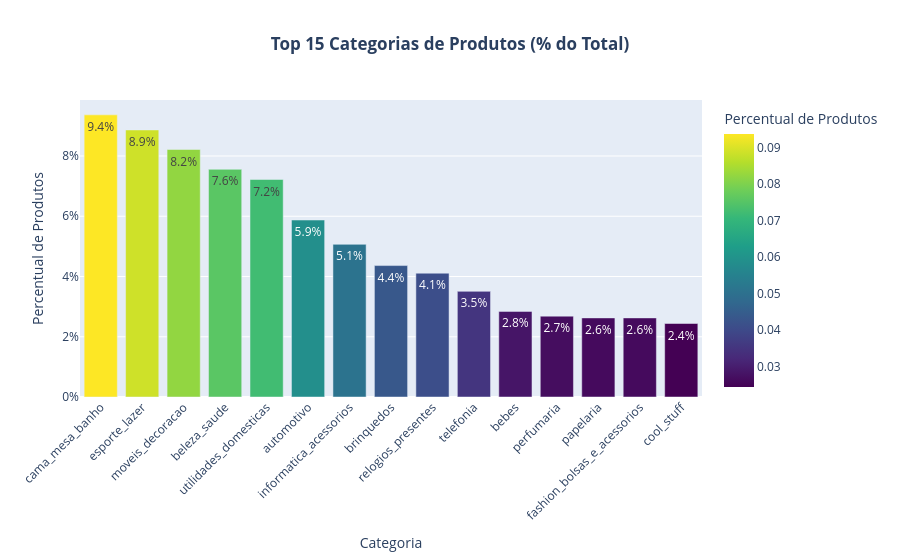
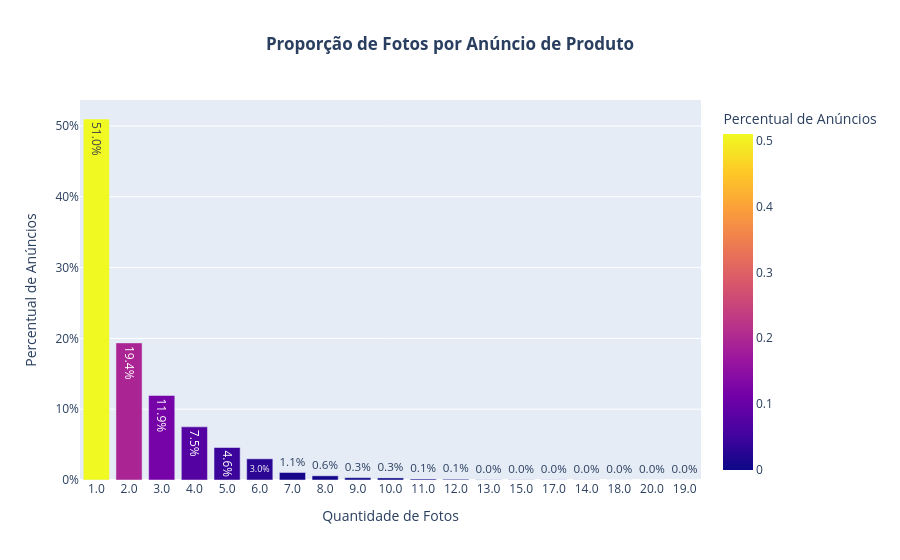

Write notebook code for charts like these, in order.
### Code cell
import pandas as pd
import plotly.express as px

# 1. Carrega os dados otimizados
tabela = pd.read_csv(
    "olist_products_dataset.csv",
    usecols=["product_category_name", "product_photos_qty"],
)

# 2. Calcula as proporções mantendo os valores numéricos decimais
contagem_category = (
    tabela["product_category_name"]
    .value_counts(normalize=True)
    .reset_index(name="Proporcao")
)
contagem_photos = (
    tabela["product_photos_qty"]
    .value_counts(normalize=True)
    .reset_index(name="Proporcao")
)

# 3. Gráfico 1: Top 15 Categorias de Produtos (Limitado para melhor visualização)
graph_category = px.bar(
    contagem_category.head(15),  # Mostra apenas as 15 maiores categorias
    x="product_category_name",
    y="Proporcao",
    title="<b>Top 15 Categorias de Produtos (% do Total)</b>",
    labels={
        "product_category_name": "Categoria",
        "Proporcao": "Percentual de Produtos",
    },
    text_auto=".1%",
    color="Proporcao",
    color_continuous_scale="Viridis",
)

graph_category.update_layout(
    title_x=0.5, xaxis_tickangle=-45, showlegend=False, yaxis_tickformat=".0%"
)

# 4. Gráfico 2: Quantidade de Fotos por Produto
# Convertemos a coluna para texto apenas no gráfico para tratar a quantidade de fotos como blocos individuais
graph_photos = px.bar(
    contagem_photos,
    x=contagem_photos["product_photos_qty"].astype(str),
    y="Proporcao",
    title="<b>Proporção de Fotos por Anúncio de Produto</b>",
    labels={
        "x": "Quantidade de Fotos",
        "Proporcao": "Percentual de Anúncios",
    },
    text_auto=".1%",
    color="Proporcao",
    color_continuous_scale="Plasma",
)

graph_photos.update_layout(title_x=0.5, showlegend=False, yaxis_tickformat=".0%")

# 5. Exibe os gráficos
graph_category.show()
graph_photos.show()

### Figure 1 — Plotly figure (JSON) as saved in the notebook; plotly's stock layout.template omitted (floating-point values rounded to 4 significant figures)
{"data": [{"hovertemplate": "Categoria=%{x}<br>Percentual de Produtos=%{marker.color}<extra></extra>", "legendgroup": "", "marker": {"color": [0.09366, 0.08865, 0.08216, 0.07557, 0.0722, 0.05875, 0.05068, 0.04363, 0.04109, 0.03506, 0.02842, 0.02684, 0.02625, 0.02625, 0.0244], "coloraxis": "coloraxis", "pattern": {"shape": ""}}, "name": "", "orientation": "v", "showlegend": false, "textposition": "auto", "texttemplate": "%{y:.1%}", "type": "bar", "x": ["cama_mesa_banho", "esporte_lazer", "moveis_decoracao", "beleza_saude", "utilidades_domesticas", "automotivo", "informatica_acessorios", "brinquedos", "relogios_presentes", "telefonia", "bebes", "perfumaria", "papelaria", "fashion_bolsas_e_acessorios", "cool_stuff"], "xaxis": "x", "y": [0.09366, 0.08865, 0.08216, 0.07557, 0.0722, 0.05875, 0.05068, 0.04363, 0.04109, 0.03506, 0.02842, 0.02684, 0.02625, 0.02625, 0.0244], "yaxis": "y"}], "layout": {"barmode": "relative", "coloraxis": {"autocolorscale": false, "colorbar": {"title": {"text": "Percentual de Produtos"}}, "colorscale": [[0, "#440154"], [0.1111, "#482878"], [0.2222, "#3e4989"], [0.3333, "#31688e"], [0.4444, "#26828e"], [0.5556, "#1f9e89"], [0.6667, "#35b779"], [0.7778, "#6ece58"], [0.8889, "#b5de2b"], [1, "#fde725"]]}, "legend": {"tracegroupgap": 0}, "showlegend": false, "title": {"text": "<b>Top 15 Categorias de Produtos (% do Total)</b>", "x": 0.5}, "xaxis": {"anchor": "y", "domain": [0, 1], "tickangle": -45, "title": {"text": "Categoria"}}, "yaxis": {"anchor": "x", "domain": [0, 1], "tickformat": ".0%", "title": {"text": "Percentual de Produtos"}}}}

### Figure 2 — Plotly figure (JSON) as saved in the notebook; plotly's stock layout.template omitted (floating-point values rounded to 4 significant figures)
{"data": [{"hovertemplate": "Quantidade de Fotos=%{x}<br>Percentual de Anúncios=%{marker.color}<extra></extra>", "legendgroup": "", "marker": {"color": [0.5098, 0.1937, 0.1194, 0.07507, 0.04589, 0.02993, 0.01061, 0.005937, 0.003247, 0.002937, 0.001422, 0.001082, 0.0002783, 0.0002474, 0.0002164, 0.0001546, 6.184e-05, 3.092e-05, 3.092e-05], "coloraxis": "coloraxis", "pattern": {"shape": ""}}, "name": "", "orientation": "v", "showlegend": false, "textposition": "auto", "texttemplate": "%{y:.1%}", "type": "bar", "x": ["1.0", "2.0", "3.0", "4.0", "5.0", "6.0", "7.0", "8.0", "9.0", "10.0", "11.0", "12.0", "13.0", "15.0", "17.0", "14.0", "18.0", "20.0", "19.0"], "xaxis": "x", "y": [0.5098, 0.1937, 0.1194, 0.07507, 0.04589, 0.02993, 0.01061, 0.005937, 0.003247, 0.002937, 0.001422, 0.001082, 0.0002783, 0.0002474, 0.0002164, 0.0001546, 6.184e-05, 3.092e-05, 3.092e-05], "yaxis": "y"}], "layout": {"barmode": "relative", "coloraxis": {"autocolorscale": false, "colorbar": {"title": {"text": "Percentual de Anúncios"}}, "colorscale": [[0, "#0d0887"], [0.1111, "#46039f"], [0.2222, "#7201a8"], [0.3333, "#9c179e"], [0.4444, "#bd3786"], [0.5556, "#d8576b"], [0.6667, "#ed7953"], [0.7778, "#fb9f3a"], [0.8889, "#fdca26"], [1, "#f0f921"]]}, "legend": {"tracegroupgap": 0}, "showlegend": false, "title": {"text": "<b>Proporção de Fotos por Anúncio de Produto</b>", "x": 0.5}, "xaxis": {"anchor": "y", "domain": [0, 1], "title": {"text": "Quantidade de Fotos"}}, "yaxis": {"anchor": "x", "domain": [0, 1], "tickformat": ".0%", "title": {"text": "Percentual de Anúncios"}}}}
